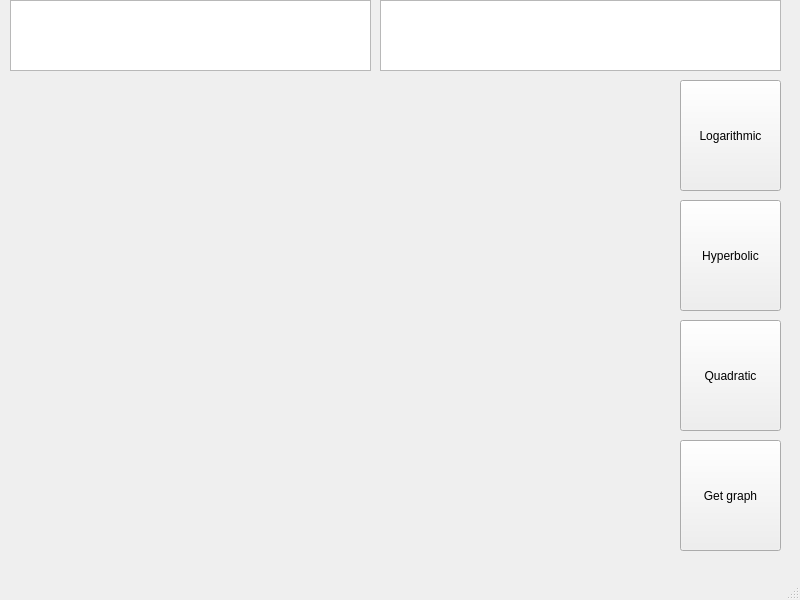
<?xml version="1.0" encoding="UTF-8"?>
<ui version="4.0">
 <class>MainWindow</class>
 <widget class="QMainWindow" name="MainWindow">
  <property name="geometry">
   <rect>
    <x>0</x>
    <y>0</y>
    <width>800</width>
    <height>600</height>
   </rect>
  </property>
  <property name="windowTitle">
   <string>Modeling Time Series</string>
  </property>
  <widget class="QWidget" name="centralwidget">
   <widget class="QCustomPlot" name="widget" native="true">
    <property name="geometry">
     <rect>
      <x>10</x>
      <y>80</y>
      <width>661</width>
      <height>471</height>
     </rect>
    </property>
   </widget>
   <widget class="QPushButton" name="pushButton">
    <property name="geometry">
     <rect>
      <x>680</x>
      <y>440</y>
      <width>101</width>
      <height>111</height>
     </rect>
    </property>
    <property name="text">
     <string>Get graph</string>
    </property>
   </widget>
   <widget class="QPushButton" name="pushButton_2">
    <property name="geometry">
     <rect>
      <x>680</x>
      <y>320</y>
      <width>101</width>
      <height>111</height>
     </rect>
    </property>
    <property name="text">
     <string>Quadratic</string>
    </property>
   </widget>
   <widget class="QTextBrowser" name="textBrowser">
    <property name="geometry">
     <rect>
      <x>10</x>
      <y>0</y>
      <width>361</width>
      <height>71</height>
     </rect>
    </property>
   </widget>
   <widget class="QPushButton" name="pushButton_3">
    <property name="geometry">
     <rect>
      <x>680</x>
      <y>200</y>
      <width>101</width>
      <height>111</height>
     </rect>
    </property>
    <property name="text">
     <string>Hyperbolic</string>
    </property>
   </widget>
   <widget class="QPushButton" name="pushButton_4">
    <property name="geometry">
     <rect>
      <x>680</x>
      <y>80</y>
      <width>101</width>
      <height>111</height>
     </rect>
    </property>
    <property name="text">
     <string>Logarithmic</string>
    </property>
   </widget>
   <widget class="QTextBrowser" name="textBrowser_2">
    <property name="geometry">
     <rect>
      <x>380</x>
      <y>0</y>
      <width>401</width>
      <height>71</height>
     </rect>
    </property>
   </widget>
  </widget>
  <widget class="QMenuBar" name="menubar">
   <property name="geometry">
    <rect>
     <x>0</x>
     <y>0</y>
     <width>800</width>
     <height>22</height>
    </rect>
   </property>
  </widget>
  <widget class="QStatusBar" name="statusbar"/>
 </widget>
 <customwidgets>
  <customwidget>
   <class>QCustomPlot</class>
   <extends>QWidget</extends>
   <header>qcustomplot.h</header>
   <container>1</container>
  </customwidget>
 </customwidgets>
 <resources/>
 <connections/>
</ui>
